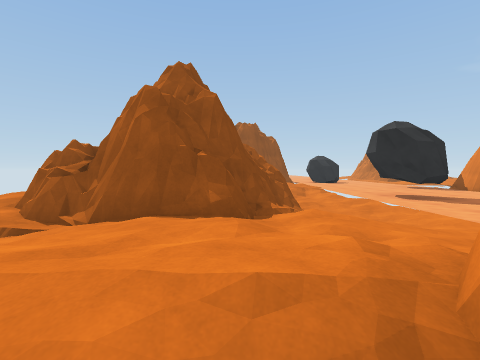
[1] (above)

24 first-person views from a walk through a Unity game level. The camera is 1.4 m above the floor, tilts 2° down and sees 85° across. The floor is counted in squares, 2 m on a side. Each view is taken from the middle of a square. On the plan, view 1 faces up. The plan holds only what a view shows up to about 9 squares ahead; the rest is blank. The place goes on beyond the plan. The player character is not drawn.

[2]
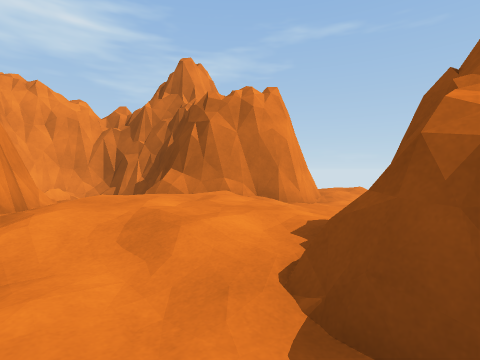

[3]
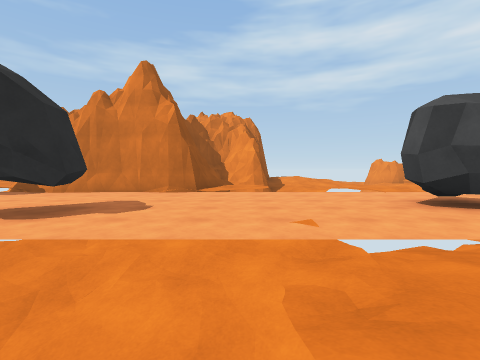

[4]
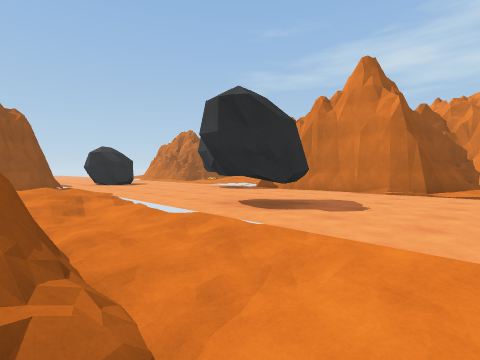

[5]
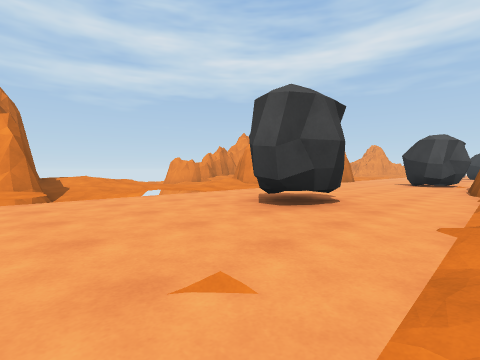

[6]
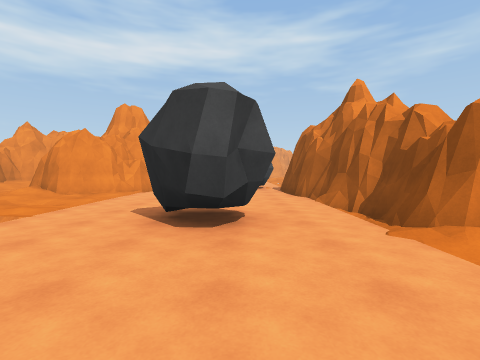

[7]
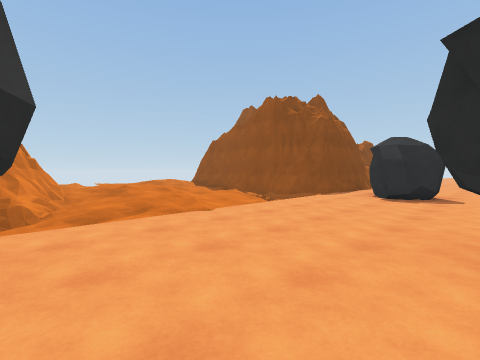

[8]
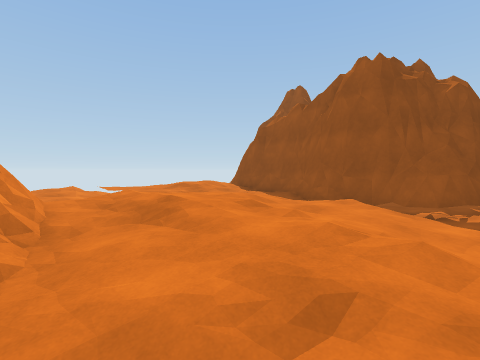

[9]
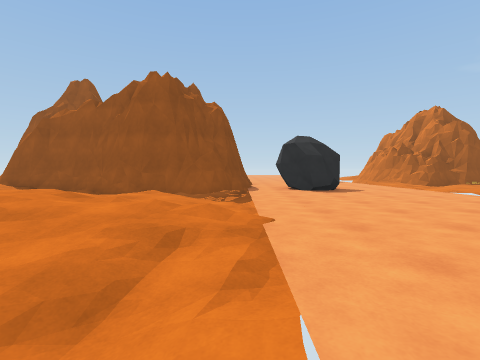

[10]
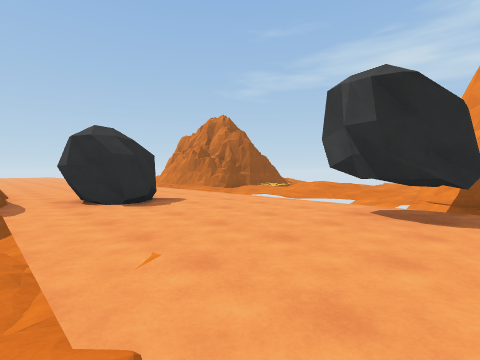

[11]
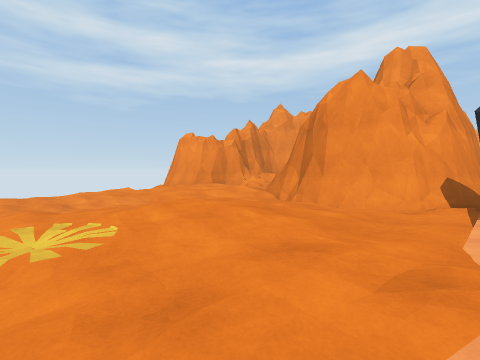

[12]
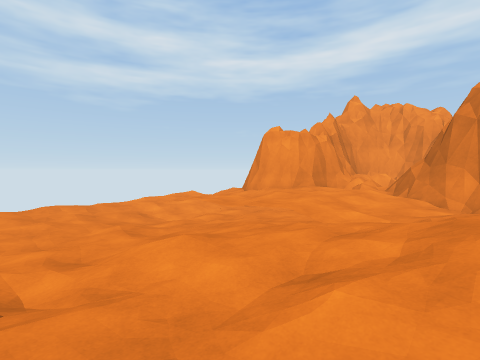

[13]
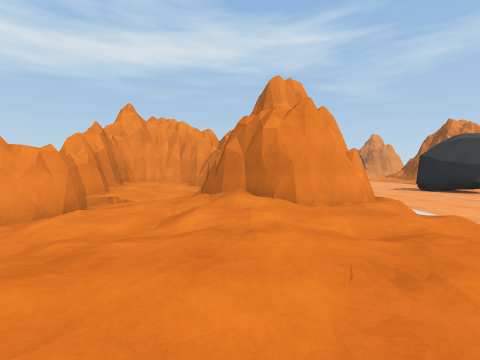

[14]
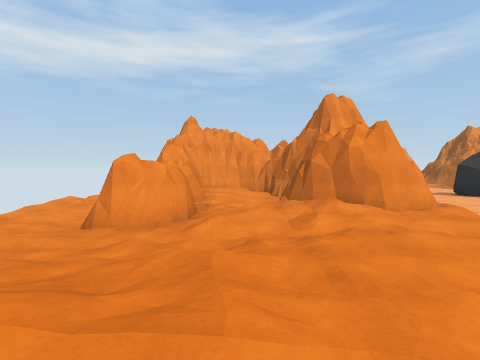

[15]
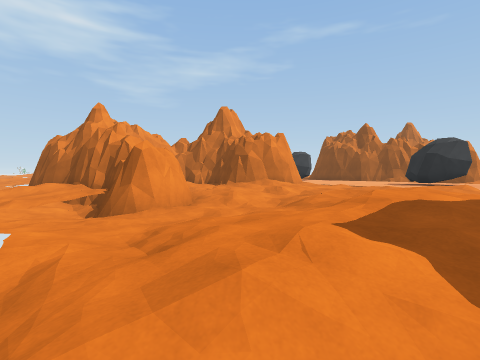

[16]
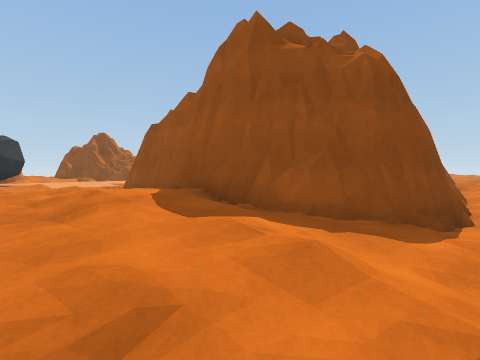

[17]
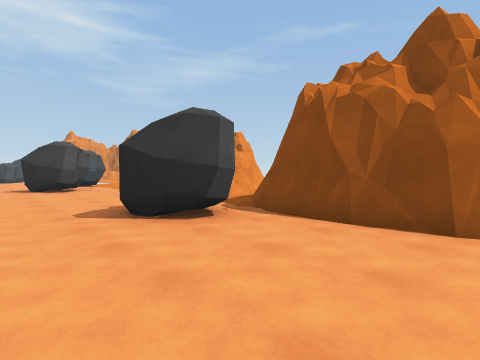

[18]
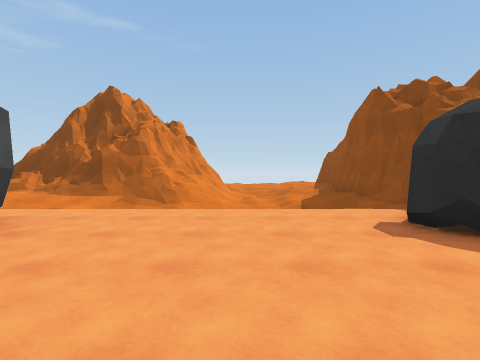

[19]
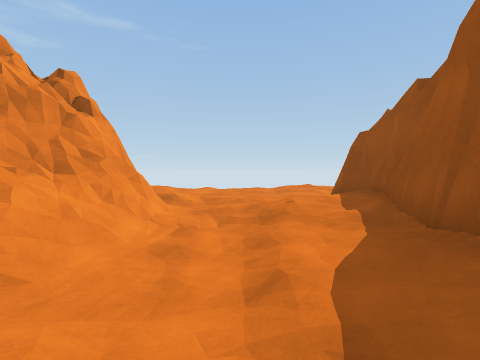

[20]
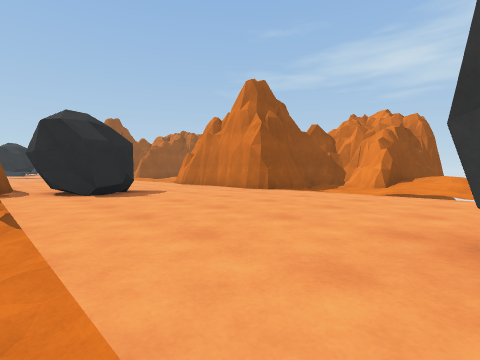

[21]
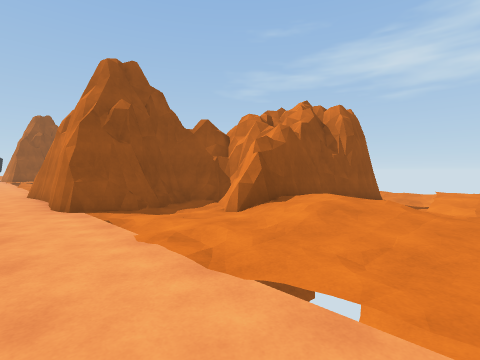

[22]
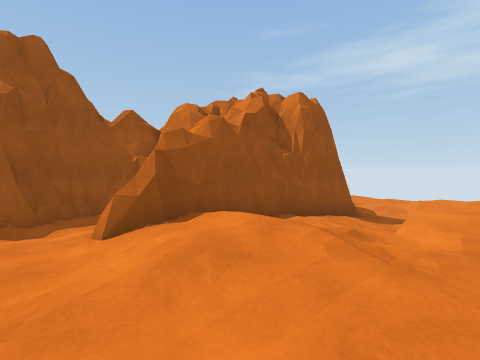

[23]
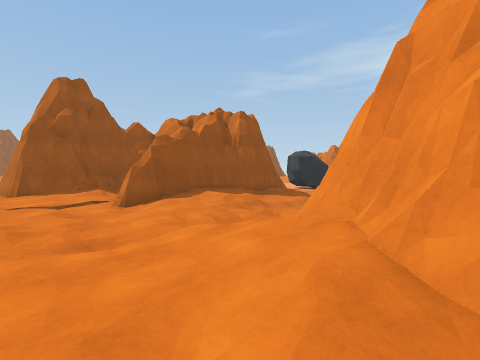

[24]
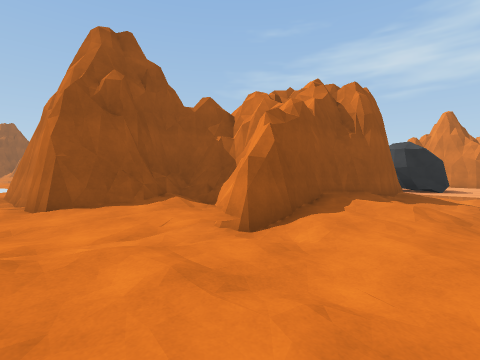

### Floor plan
Key: @ floor where view 1 was taken; # wall or solid block; . main floor; : floor 0.25 m higher than the main floor; - floor 0.25 m lower than the main floor; + floor 0.5 m higher than the main floor; _ floor 0.5 m lower than the main floor; * floor 0.75 m higher than the main floor; < floor 0.75 m lower than the main floor; ( floor 1 m lower than the main floor; / step, stairs or slope; = window, fence, low wall or low ledge; R rock; P plant.
Columns run from 6 left of view 1 to 18 right of it. Each row starts with its distance up from view 1.
 17          #.R......./-___
 16   ########.RR...P.--/___-
 15    /./ ///.......+..-_<__
 14   +:.-__//.....:+*..-_/<_
 13  :+/ :::./..../::/.::::.-
 12 :::. ++:.-...R/:::./+/:.-
 11 :.- :++++/...RR###/++##//
 10 ... ::/:/......# ##/## /-
  9      ##/--.....#  #=## /
  8       ##_/.R...#   #=  #
  7       ##_/RR...#
  6    #  ##</.....#
  5   ##  ##(/.....##
  4   :####///....==##
  3    /.:::.-....//########
  2 .--.:++/:-....//-.::++:.-
  1 :/##/+*##/.R.....-:+++::/
  0 .  ##=@##/.RR.....:::../-
 -1 .#  #// #/.........-/_/_
 -2 .#  #/= ##......-.--____
 -3 .#  ###  #....=./:-.-##_-
 -4 :######  #.....###:.###=_
 -5 ::/=#    #....####.:##:.-
 -6 :::#### ##.R..#  #.:/##.-
 -7 :../:/###/RR..#  ##+/##:/
 -8 ....::../-....#########/
 -9 .....-___-.....#.#    #/
-10 .-..--___/.......#
-11 ..:/##////......+##### _-
-12 ::+####=//.....:+*:.-_<<_
-13 ::##  ##//.R...::+/////=-
-14       ##.-.RR..:::.::/:

Where each view was taken, in squares from view 1:
view 1: 0 up, 0 right, facing up
view 2: 4 up, 1 right, facing down-left
view 3: 4 up, 1 right, facing right
view 4: 4 up, 1 right, facing up-right
view 5: 4 up, 3 right, facing down-right
view 6: 4 up, 5 right, facing down
view 7: 8 up, 7 right, facing up-left
view 8: 9 up, 3 right, facing up-left
view 9: 8 up, 3 right, facing up
view 10: 10 up, 3 right, facing up-right
view 11: 16 up, 8 right, facing down-right
view 12: 17 up, 11 right, facing down-right
view 13: 1 up, 11 right, facing down
view 14: 2 up, 13 right, facing down
view 15: 2 up, 18 right, facing down-left
view 16: 0 up, 18 right, facing up-left
view 17: 3 down, 7 right, facing down-left
view 18: 10 down, 8 right, facing left
view 19: 9 down, 3 right, facing left
view 20: 13 down, 3 right, facing up-right
view 21: 14 down, 7 right, facing up-right
view 22: 14 down, 9 right, facing up-right
view 23: 13 down, 6 left, facing up-right
view 24: 9 down, 6 left, facing up-right
